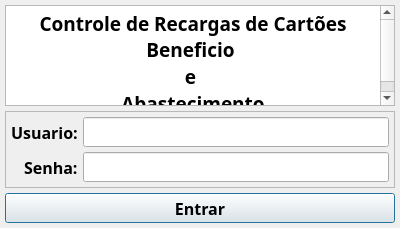
<?xml version="1.0" encoding="UTF-8"?>
<ui version="4.0">
 <class>Login</class>
 <widget class="QDialog" name="Login">
  <property name="geometry">
   <rect>
    <x>0</x>
    <y>0</y>
    <width>400</width>
    <height>228</height>
   </rect>
  </property>
  <property name="font">
   <font>
    <family>Segoe UI Semibold</family>
    <pointsize>12</pointsize>
    <bold>true</bold>
   </font>
  </property>
  <property name="windowTitle">
   <string>Login</string>
  </property>
  <layout class="QVBoxLayout" name="verticalLayout">
   <property name="spacing">
    <number>5</number>
   </property>
   <property name="leftMargin">
    <number>5</number>
   </property>
   <property name="topMargin">
    <number>5</number>
   </property>
   <property name="rightMargin">
    <number>5</number>
   </property>
   <property name="bottomMargin">
    <number>5</number>
   </property>
   <item>
    <widget class="QTextBrowser" name="txt_Titulo">
     <property name="html">
      <string>&lt;!DOCTYPE HTML PUBLIC &quot;-//W3C//DTD HTML 4.0//EN&quot; &quot;http://www.w3.org/TR/REC-html40/strict.dtd&quot;&gt;
&lt;html&gt;&lt;head&gt;&lt;meta name=&quot;qrichtext&quot; content=&quot;1&quot; /&gt;&lt;meta charset=&quot;utf-8&quot; /&gt;&lt;style type=&quot;text/css&quot;&gt;
p, li { white-space: pre-wrap; }
hr { height: 1px; border-width: 0; }
li.unchecked::marker { content: &quot;\2610&quot;; }
li.checked::marker { content: &quot;\2612&quot;; }
&lt;/style&gt;&lt;/head&gt;&lt;body style=&quot; font-family:'Segoe UI Semibold'; font-size:12pt; font-weight:700; font-style:normal;&quot;&gt;
&lt;p align=&quot;center&quot; style=&quot; margin-top:0px; margin-bottom:0px; margin-left:0px; margin-right:0px; -qt-block-indent:0; text-indent:0px;&quot;&gt;&lt;span style=&quot; font-size:14pt;&quot;&gt;Controle de Recargas de Cartões Beneficio &lt;/span&gt;&lt;/p&gt;
&lt;p align=&quot;center&quot; style=&quot; margin-top:0px; margin-bottom:0px; margin-left:0px; margin-right:0px; -qt-block-indent:0; text-indent:0px;&quot;&gt;&lt;span style=&quot; font-size:14pt;&quot;&gt;e &lt;/span&gt;&lt;/p&gt;
&lt;p align=&quot;center&quot; style=&quot; margin-top:0px; margin-bottom:0px; margin-left:0px; margin-right:0px; -qt-block-indent:0; text-indent:0px;&quot;&gt;&lt;span style=&quot; font-size:14pt;&quot;&gt;Abastecimento&lt;/span&gt;&lt;/p&gt;&lt;/body&gt;&lt;/html&gt;</string>
     </property>
    </widget>
   </item>
   <item>
    <widget class="QFrame" name="frame">
     <property name="frameShape">
      <enum>QFrame::Shape::StyledPanel</enum>
     </property>
     <property name="frameShadow">
      <enum>QFrame::Shadow::Raised</enum>
     </property>
     <layout class="QGridLayout" name="gridLayout">
      <property name="leftMargin">
       <number>5</number>
      </property>
      <property name="topMargin">
       <number>5</number>
      </property>
      <property name="rightMargin">
       <number>5</number>
      </property>
      <property name="bottomMargin">
       <number>5</number>
      </property>
      <property name="spacing">
       <number>5</number>
      </property>
      <item row="0" column="0" alignment="Qt::AlignmentFlag::AlignRight">
       <widget class="QLabel" name="lb_Usuario">
        <property name="minimumSize">
         <size>
          <width>0</width>
          <height>30</height>
         </size>
        </property>
        <property name="maximumSize">
         <size>
          <width>16777215</width>
          <height>30</height>
         </size>
        </property>
        <property name="text">
         <string>Usuario:</string>
        </property>
       </widget>
      </item>
      <item row="0" column="1">
       <widget class="QLineEdit" name="txt_Usuario">
        <property name="minimumSize">
         <size>
          <width>0</width>
          <height>30</height>
         </size>
        </property>
        <property name="maximumSize">
         <size>
          <width>16777215</width>
          <height>30</height>
         </size>
        </property>
       </widget>
      </item>
      <item row="1" column="0" alignment="Qt::AlignmentFlag::AlignRight">
       <widget class="QLabel" name="lb_Senha">
        <property name="minimumSize">
         <size>
          <width>0</width>
          <height>30</height>
         </size>
        </property>
        <property name="maximumSize">
         <size>
          <width>16777215</width>
          <height>30</height>
         </size>
        </property>
        <property name="text">
         <string>Senha:</string>
        </property>
       </widget>
      </item>
      <item row="1" column="1">
       <widget class="QLineEdit" name="txt_Senha">
        <property name="minimumSize">
         <size>
          <width>0</width>
          <height>30</height>
         </size>
        </property>
        <property name="maximumSize">
         <size>
          <width>16777215</width>
          <height>30</height>
         </size>
        </property>
       </widget>
      </item>
     </layout>
    </widget>
   </item>
   <item>
    <widget class="QPushButton" name="bt_Entrar">
     <property name="minimumSize">
      <size>
       <width>0</width>
       <height>30</height>
      </size>
     </property>
     <property name="maximumSize">
      <size>
       <width>16777215</width>
       <height>30</height>
      </size>
     </property>
     <property name="text">
      <string>Entrar</string>
     </property>
    </widget>
   </item>
   <item>
    <spacer name="verticalSpacer_2">
     <property name="orientation">
      <enum>Qt::Orientation::Vertical</enum>
     </property>
     <property name="sizeHint" stdset="0">
      <size>
       <width>20</width>
       <height>40</height>
      </size>
     </property>
    </spacer>
   </item>
  </layout>
 </widget>
 <resources/>
 <connections/>
</ui>
